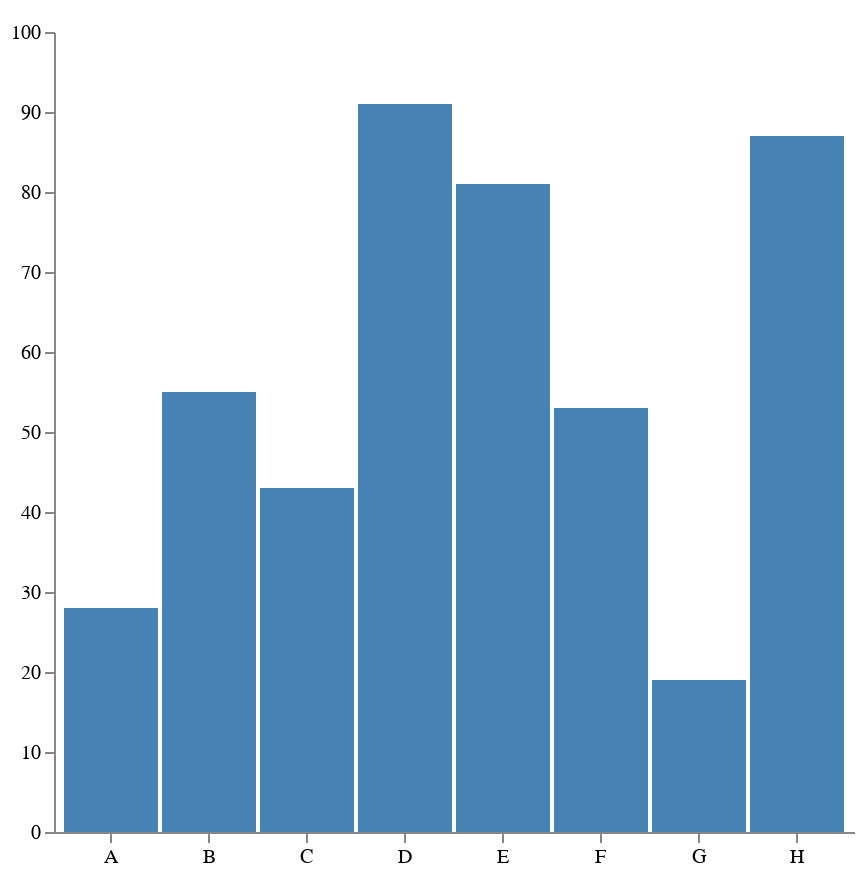

Specify this chart in Vega-Lite:
### Vega specification from a JSON file in a GitHub repository (floating-point values rounded to 4 significant figures)
{"$schema": "https://vega.github.io/schema/vega/v4.json", "width": 400, "height": 400, "padding": 5, "data": [{"name": "table", "values": [{"category": "A", "amount": 28}, {"category": "B", "amount": 55}, {"category": "C", "amount": 43}, {"category": "D", "amount": 91}, {"category": "E", "amount": 81}, {"category": "F", "amount": 53}, {"category": "G", "amount": 19}, {"category": "H", "amount": 87}]}], "signals": [{"name": "tooltip", "value": {}, "on": [{"events": "rect:mouseover", "update": "datum"}, {"events": "rect:mouseout", "update": "{}"}]}], "scales": [{"name": "xscale", "type": "band", "domain": {"data": "table", "field": "category"}, "range": "width", "padding": 0.05, "round": true}, {"name": "yscale", "domain": {"data": "table", "field": "amount"}, "nice": true, "range": "height"}], "axes": [{"orient": "bottom", "scale": "xscale"}, {"orient": "left", "scale": "yscale"}], "marks": [{"type": "rect", "from": {"data": "table"}, "encode": {"enter": {"x": {"scale": "xscale", "field": "category"}, "width": {"scale": "xscale", "band": 1}, "y": {"scale": "yscale", "field": "amount"}, "y2": {"scale": "yscale", "value": 0}}, "update": {"fill": {"value": "steelblue"}}, "hover": {"fill": {"value": "red"}}}}, {"type": "text", "encode": {"enter": {"align": {"value": "center"}, "baseline": {"value": "bottom"}, "fill": {"value": "#333"}}, "update": {"x": {"scale": "xscale", "signal": "tooltip.category", "band": 0.5}, "y": {"scale": "yscale", "signal": "tooltip.amount", "offset": -2}, "text": {"signal": "tooltip.amount"}, "fillOpacity": [{"test": "datum === tooltip", "value": 0}, {"value": 1}]}}}]}
